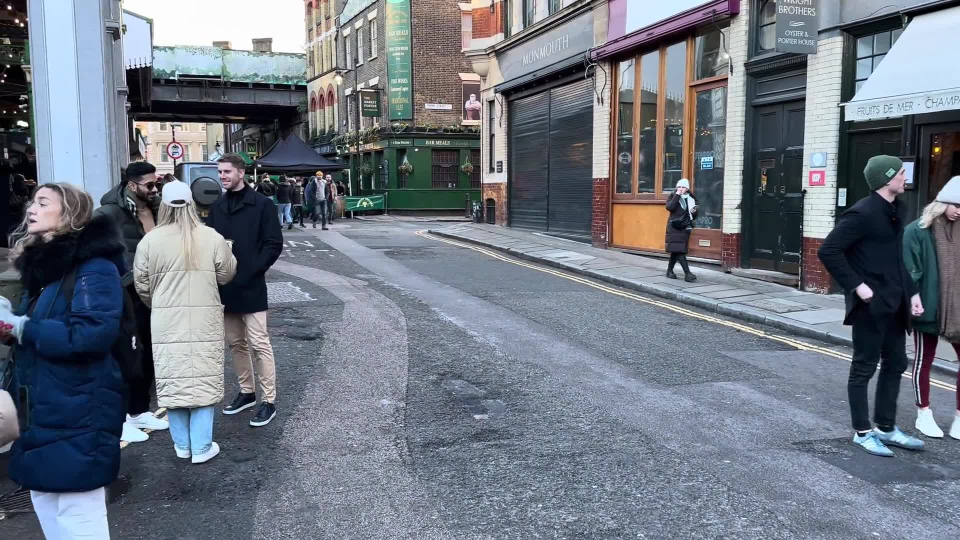
#> input picture validation_videos/H4zfJ4ohclc_0036271_0038071_0000881_clip_001/00001.jpeg, 1920 x 1080 px, found by its file name (shown at 1/2 size)
$ jupyter execute merge_annotations.ipynb
#> lines starting #> are read from the running program, lines starting #| are printed output that depends on the picture
# COMBINE ANNOTATIONS

[cell 1]
import json
import os

from pymongo import MongoClient
from datetime import datetime, timezone
from collections import defaultdict

total_videos = 540


def calculate_iou(box1, box2):
    """Calculate Intersection over Union for two boxes [x1, y1, x2, y2]"""
    x1 = max(box1[0], box2[0])
    y1 = max(box1[1], box2[1])
    x2 = min(box1[2], box2[2])
    y2 = min(box1[3], box2[3])

    intersection = max(0, x2 - x1) * max(0, y2 - y1)
    area1 = (box1[2] - box1[0]) * (box1[3] - box1[1])
    area2 = (box2[2] - box2[0]) * (box2[3] - box2[1])
    union = area1 + area2 - intersection

    return intersection / union if union > 0 else 0


def make_group(group_id, bbox, confidence) -> dict:
    return {
        "groupId": group_id,
        "bbox": bbox,
        "confidence": confidence
    }


def make_annotation(video_index, watched, totalwatchtimes, groups, annotation_frame) -> dict:
    """Create a single video annotation entry."""

    timestamp = datetime.now(timezone.utc).isoformat()

    return {
        "timestamp": timestamp,
        "videoIndex": video_index,
        "videoFolder": f"videos/clip_{video_index:04d}/",
        "videoWatched": watched,
        "totalWatchTimeMs": totalwatchtimes,
        "numberOfGroups": len(groups),
        "groups": groups,
        "videoInfo": {
            "totalFrames": 50,
            "annotationFrame": annotation_frame,
            "coordinateSystem": "normalized",
            "normalizedWidth": 1920,
            "normalizedHeight": 1080
        }
    }

os.makedirs("annotations", exist_ok=True)

MONGO_URI = os.getenv('MONGO_URI', 'mongodb://localhost:27017/')
MONGO_DB = 'video_annotations'

client = MongoClient(MONGO_URI)
db = client[MONGO_DB]

annotations_collection = db['annotations']
yes_no_annotations_collection = db['yes_no_annotations']

videoFolder = annotations_collection.aggregate([
    { "$group": { "_id": "$videoFolder" } },
    { "$sort": { "_id": 1 } }
])

video_folders = sorted(set([vid['_id'] for vid in list(videoFolder)]))

root = {"completedAt": datetime.now(timezone.utc).isoformat(),"totalVideos": total_videos,"annotations": []}

for folder in video_folders:

    for frame in [1,21,41]:

        ind = int(folder.split("_")[1])

        test = annotations_collection.aggregate([
            {
                "$match": {
                    "videoFolder": folder,
                    "videoInfo.annotationFrame": frame
                }
            },
            {
                "$unwind": {
                    "path": "$groups",
                    "preserveNullAndEmptyArrays": False}
            },
            {
                "$project": {
                    "_id": 0,
                    "videoFolder": 1,
                    "annotator_id": 1,
                    "annotationFrame": "$videoInfo.annotationFrame",
                    "bbox": "$groups.bbox",
                    "confidence": "$groups.confidence"
                }
            }
        ])

        data = list(test)

        #print(data)

        if data == []:
            root["annotations"].append(make_annotation(ind, 0, 0, [], frame))
            continue

        frames = defaultdict(lambda: defaultdict(list))

        for item in data:
            frame = item["annotationFrame"]
            annotator = item["annotator_id"]
            frames[frame][annotator].append(item["bbox"])

        results = [
            list(annotator_groups.values())
            for frame, annotator_groups in sorted(frames.items())
        ]


        #print(results)

        confidences = defaultdict(lambda: defaultdict(list))

        for item in data:
            frame = item["annotationFrame"]
            annotator = item["annotator_id"]
            confidences[frame][annotator].append(item["confidence"])

        conf_results = [
            list(annotator_groups.values())
            for frame, annotator_groups in sorted(confidences.items())
        ]

        #print(conf_results)

        choices_frame = list(set([dat['annotationFrame'] for dat in data]))
        choices_frame.sort()


        groups = []
        idx = 0
        for idx_group, annotator_group in enumerate(results[0]):


            for idx_box, annotator_box in enumerate(annotator_group):
                #print(annotator_box)
                matched = False

                for current_group in groups:
                    #print(current_group)
                    if calculate_iou(annotator_box, current_group['bbox']) > 0.3:
                        matched = True
                        break

                if not matched:
                    group = make_group(idx, annotator_box, conf_results[0][idx_group][idx_box])
                    groups.append(group)
                    idx+=1

                    #print(groups)

        root["annotations"].append(make_annotation(ind, 0, 0, groups, frame))

filename = "coarse_group/all_annotations.json"
with open(filename, "w", encoding="utf-8") as f:
    json.dump(root, f, indent=4)

# READ SBU ANNOTATIONS to generate GT

[cell 2]
# READ SBU ANNOTATIONS to generate GT
import json

with open('coarse_group/all_annotations.json', 'r') as f:
    data = json.load(f)

counter = 15
for annotations in data['annotations']:

    ann_frame = annotations['videoInfo']['annotationFrame']
    idx = annotations['videoIndex']

    #print(idx)
    #print(ann_frame)
    for group in annotations['groups']:

        x1, y1, x2, y2 = group['bbox']
        group_label = group['groupId']
        dc  = 1
        lvl = 1

        GT_list = [idx, ann_frame, x1, y1, x2, y2, group_label, dc, lvl]
        str_to_be_added = [str(k) for k in GT_list]
        str_to_be_added = (" ".join(str_to_be_added))
        f = open('./gt_sekai_ours_'+str(ann_frame)+'.txt', "a+")
        f.write(str_to_be_added + "\r\n")
        f.close()

# PLOT ANNOTATED DATA

[cell 3]
# READ SBU ANNOTATIONS to generate GT
import json
import cv2
from matplotlib.patches import Rectangle
import numpy as np
import os

import matplotlib.pyplot as plt

#with open('annotations/sbu_annotations.json', 'r') as f:
#    data = json.load(f)

os.makedirs("fig_annotations", exist_ok=True)

#os.mkdir()

with open('coarse_group/all_annotations.json', 'r') as f:
    data = json.load(f)


frequencies = np.zeros(100)
avg_score   = []

confidence_colors = [
            (255/255, 0/255, 0/255),       # Red
            (255/255, 165/255, 0/255),     # Orange
            (255/255, 255/255, 0/255),     # Yellow
            (0/255, 255/255, 128/255),     # Lime Green
            (0/255, 128/255, 255/255)      # Teal/Cyan
        ]

max_tam = 0
for idx, annotations in enumerate(data['annotations']):


    directory_path = annotations['videoFolder']
    frame = annotations['videoInfo']['annotationFrame']
    img_path = directory_path+str(frame+1).zfill(5)+'.jpeg'

    image = cv2.imread(img_path)
    image = cv2.cvtColor(image, cv2.COLOR_BGR2RGB)

    fig, ax = plt.subplots(figsize=(6, 4))
    ax.imshow(image)

    tam = len(annotations['groups'])
    #print(tam)
    max_tam = max(max_tam, tam)
    frequencies[tam]+=1

    average = 0
    for group in annotations['groups']:

        x1, y1, x2, y2 = group['bbox']
        group_label = group['groupId']

        average+=group['confidence']
        color = confidence_colors[group['confidence']-1]

        rect = plt.Rectangle((x1,y1), x2-x1,y2-y1, linewidth=2, edgecolor=color, facecolor='none')
        ax.add_patch(rect)

    #print(img_path)
    #print(tam)
    if tam != 0:
        average/=tam
        avg_score.append(average)

    confidence_values = [1,2,3,4,5]
    legend_patches = [Rectangle((0,0),1,1, facecolor='none', edgecolor=confidence_colors[i], linewidth=3)
                  for i in range(len(confidence_values))]
    legend_labels = [f"{conf:.2f}" for conf in confidence_values]

    ax.legend(legend_patches, legend_labels, title="Confidence", loc='upper right', frameon=False)

    # Legend with smaller, bold, white text
    legend = ax.legend(
        legend_patches,
        legend_labels,
        title="Confidence",
        loc='upper right',
        frameon=False,
        prop={'size':7.5, 'weight':'bold'},  # smaller, bold text
        title_fontsize=8
    )
    # Set legend text and title color to white
    for text in legend.get_texts():
        text.set_color("white")
    legend.get_title().set_color("white")
    legend.get_title().set_fontweight('bold')  # make title bold


    ax.axis('off')
    plt.savefig("fig_annotations/sbu_overlay_"+str(idx)+".pdf", bbox_inches='tight', pad_inches=0)
    #plt.show()
    plt.close()

[cell 4]
import matplotlib.pyplot as plt
import numpy as np

# Data (approximate values from the image)
categories = np.arange(0, len(frequencies))

print(np.max(categories))
# COCO (3.5)

ours = frequencies#[17, 20, 19, 12, 10, 8, 6, 5, 4, 3, 3, 2, 2, 2, 2]

# PASCAL VOC (1.4)
# pascal = [70, 22, 8, 3, 2, 1, 0.5, 0.5, 0.5, 0.5, 0.5, 0.5, 0.5, 0.5, 0.5]

# ImageNet (1.7)
# imagenet = [62, 20, 8, 4, 2, 1.5, 1, 1, 0.5, 0.5, 0.5, 0.5, 0.5, 0.5, 0.5]

# SUN (9.8)
# sun = [0.5, 1, 3, 5, 7, 9, 9, 8, 7, 6, 5, 4, 3, 2, 2]

# Create the plot
plt.figure(figsize=(10, 6))

# Plot each line
plt.plot(categories, ours, marker='o', label='COCO (3.5)', linewidth=2, markersize=6)
#plt.plot(categories, pascal, marker='o', label='PASCAL VOC (1.4)', linewidth=2, markersize=6)
#plt.plot(categories, imagenet, marker='s', label='ImageNet (1.7)', linewidth=2, markersize=6)
#plt.plot(categories, sun, marker='^', label='SUN (9.8)', linewidth=2, markersize=6)

# Customize the plot
plt.xlabel('Number of Groups', fontsize=12)
plt.ylabel('Frequency', fontsize=12)
plt.xticks(categories)
plt.yticks(np.arange(0, 191, 5))
plt.ylim(0, 200)
plt.xlim(0, max_tam+5)
plt.grid(True, alpha=0.3)
plt.legend(loc='upper right', fontsize=10)

# Format y-axis as percentages
# ax = plt.gca()
# ax.yaxis.set_major_formatter(plt.FuncFormatter(lambda y, _: f'{int(y)}%'))

plt.tight_layout()
plt.show()
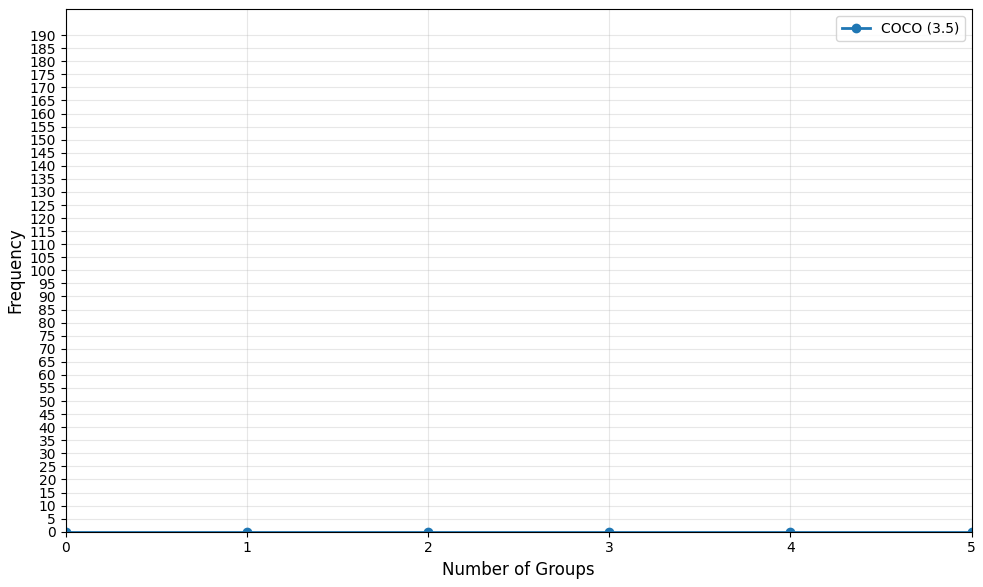
#> figure drawn by matplotlib, 1 panel

[cell 5]
import matplotlib.pyplot as plt
import numpy as np

# Data (approximate values from the image)
categories = np.arange(0,len(frequencies))

# COCO (3.5)
ours = frequencies
# Create the plot
plt.figure(figsize=(10, 6))

# Plot bar chart
plt.bar(categories, ours, width=1.0, alpha=0.8, edgecolor='black', linewidth=0.5)

# Customize the plot
plt.xlabel('Number of Groups', fontsize=12)
plt.ylabel('Frequency on Frames', fontsize=12)
plt.title('Aggregated Group frequency', fontsize=12)
plt.xticks(categories)
plt.yticks(np.arange(0, 195, 5))
plt.ylim(0, 195)
plt.xlim(-0.5, 30)
plt.grid(True, alpha=0.3, axis='y')
#plt.legend(loc='upper right', fontsize=10)

# Format y-axis as percentages
ax = plt.gca()
#ax.yaxis.set_major_formatter(plt.FuncFormatter(lambda y, _: f'{int(y)}%'))

plt.tight_layout()
plt.savefig('fig_annotations/Aggregated_Group_Frequency.pdf', format='pdf', bbox_inches='tight')
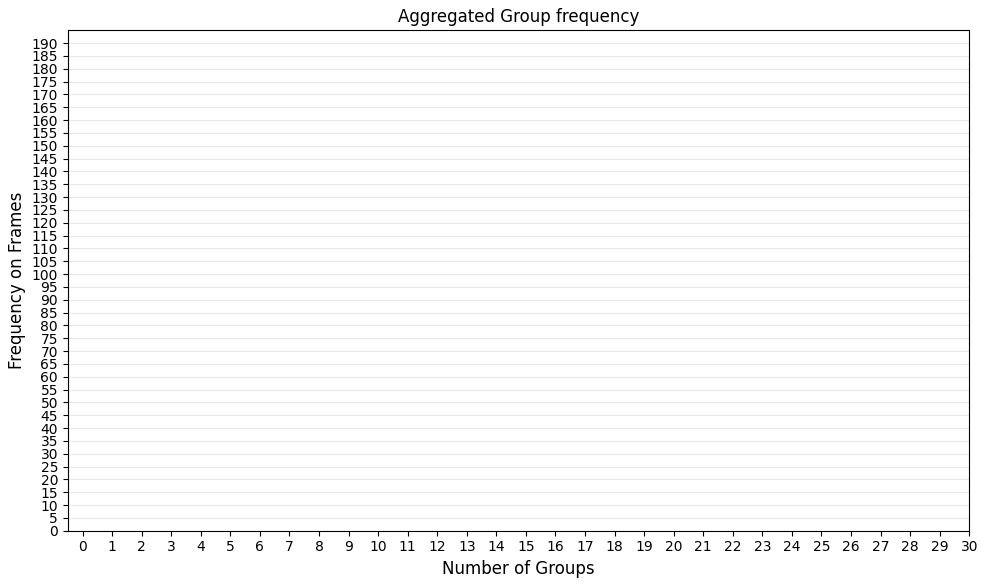
#> figure drawn by matplotlib, 1 panel
plt.show()

[cell 6]
import matplotlib.pyplot as plt
import numpy as np

data = np.array(avg_score)
total = len(data)

# ---- Global confidence score (mean) ----
global_confidence = np.mean(data)

# ---- Cumulative rates ----
rates = {
    "1–5": np.sum((data >= 1) & (data <= 5)) / total,
    "2–5": np.sum((data >= 2) & (data <= 5)) / total,
    "3–5": np.sum((data >= 3) & (data <= 5)) / total,
    "4–5": np.sum((data >= 4) & (data <= 5)) / total,
    "5–5": np.sum(data == 5) / total,
}

# ---- Plot ----
plt.figure(figsize=(8, 6))

plt.hist(
    data,
    bins=20,
    edgecolor='black',
    linewidth=0.5,
    alpha=0.9
)

# Global confidence vertical line
plt.axvline(
    global_confidence,
    linestyle='--',
    linewidth=2,
    label=f'Global Confidence = {global_confidence:.2f}'
)

plt.xlabel('Average Confidence', fontsize=11)
plt.ylabel('Frequency on Frames', fontsize=11)
plt.title('Aggregated Confidence Score', fontsize=12)

plt.xlim(0, 5)
plt.ylim(0, 255)
plt.grid(True, alpha=0.3, axis='y')

# ---- Annotation text ----
text = (
    f"Global Confidence: {global_confidence:.2f}\n\n" +
    "\n".join([f"Rate {k}: {v*100:.1f}%" for k, v in rates.items()])
)

plt.text(
    0.98, 0.95, text,
    transform=plt.gca().transAxes,
    fontsize=10,
    verticalalignment='top',
    horizontalalignment='right',
    bbox=dict(boxstyle='round', alpha=0.15)
)

plt.legend()
plt.tight_layout()
plt.savefig('fig_annotations/Aggregated_Confidence_Score.pdf', format='pdf', bbox_inches='tight')
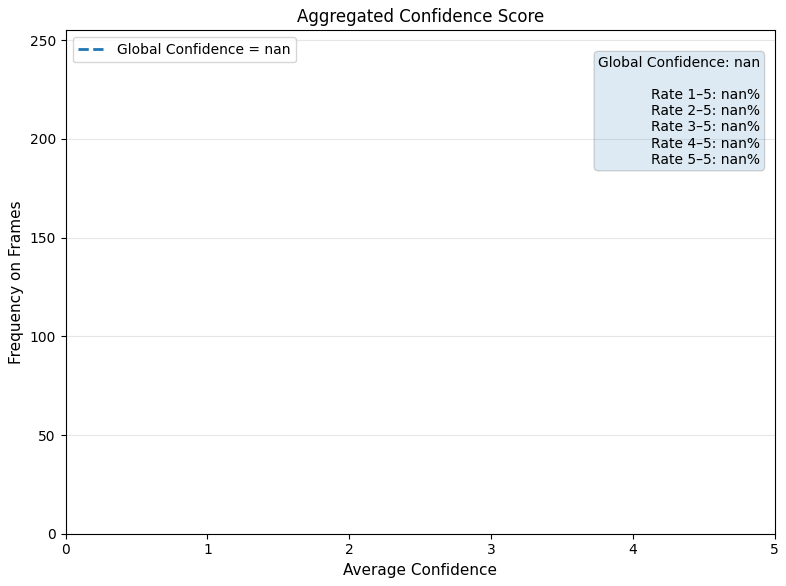
#> figure drawn by matplotlib, 1 panel
plt.show()

# LAST FIGURE

[cell 7]
import matplotlib.pyplot as plt
import numpy as np
import cv2
from matplotlib.lines import Line2D

# Load image
image = cv2.imread('videos/clip_0001/00001.jpeg')
#> image is the input picture: shape (1080, 1920, 3); mean B, G, R 129, 117.7, 110
image = cv2.cvtColor(image, cv2.COLOR_BGR2RGB)

fig, ax = plt.subplots(figsize=(6, 4))
ax.imshow(image)

# Left column: numbers
confidence_values = [1, 2, 3, 4, 5]
left_labels = [f"{i+1}." for i in range(len(confidence_values))]

# Right column: your activity names
right_labels = ["Preparing food", "Socializing", "Serving customers", "Browsing food", "Walking", "Shopping", "Selling food", "Eating"]

# Combine into rows:  "1.  Walking", etc.
combined_labels = [f"{left:<3}  {right}" for left, right in zip(left_labels, right_labels)]

# Invisible handles
empty_handles = [Line2D([], [], linestyle="none") for _ in combined_labels]

legend = ax.legend(
    empty_handles,
    combined_labels,
    title="Activities List",
    loc="upper right",
    frameon=False,
    handlelength=0,
    handletextpad=0.2,
    prop={'size': 7.5, 'weight': 'bold'},
    title_fontsize=8
)

# Style text
for text in legend.get_texts():
    text.set_color("white")

legend.get_title().set_color("white")
legend.get_title().set_fontweight("bold")

ax.axis("off")
plt.savefig("fig_annotations/sample_activities_list.pdf", bbox_inches='tight', pad_inches=0)
plt.show()
plt.close()
